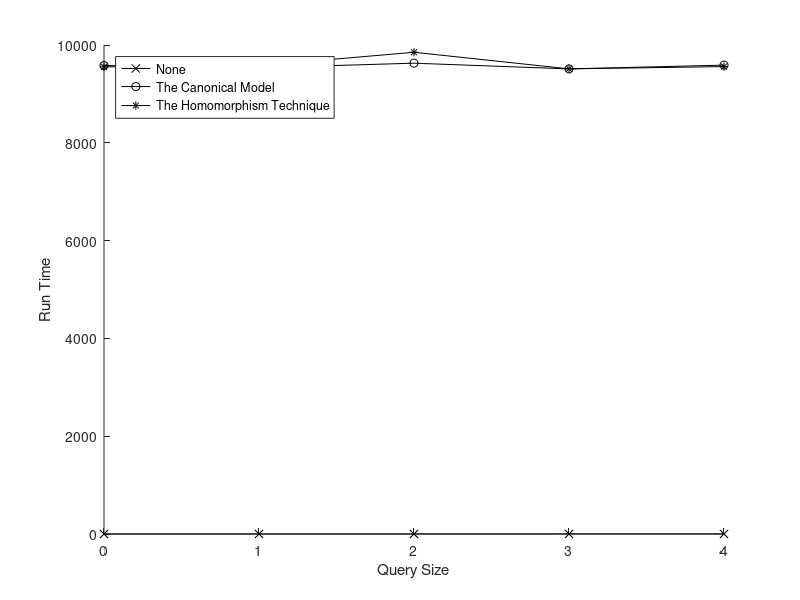

The MATLAB script that drew this image:
format long
A = [
	0	0.340000	9580.690000	9552.990000;
	1	0.510000	9534.480000	9577.510000;
	2	0.920000	9628.310000	9851.460000;
	3	1.400000	9511.270000	9512.320000;
	4	1.440000	9588.420000	9558.470000;
];

hold on
f = plot(A(:,1), A(:,2), 'k-x');
f = plot(A(:,1), A(:,3), 'k-o');
f = plot(A(:,1), A(:,4), 'k-*');
hold off
xlabel('Query Size')
ylabel('Run Time')
legend('None', 'The Canonical Model', 'The Homomorphism Technique', 'Location', 'northwest')
saveas(f, '../img/ChildBranchRank2WildcardGraph.png');
